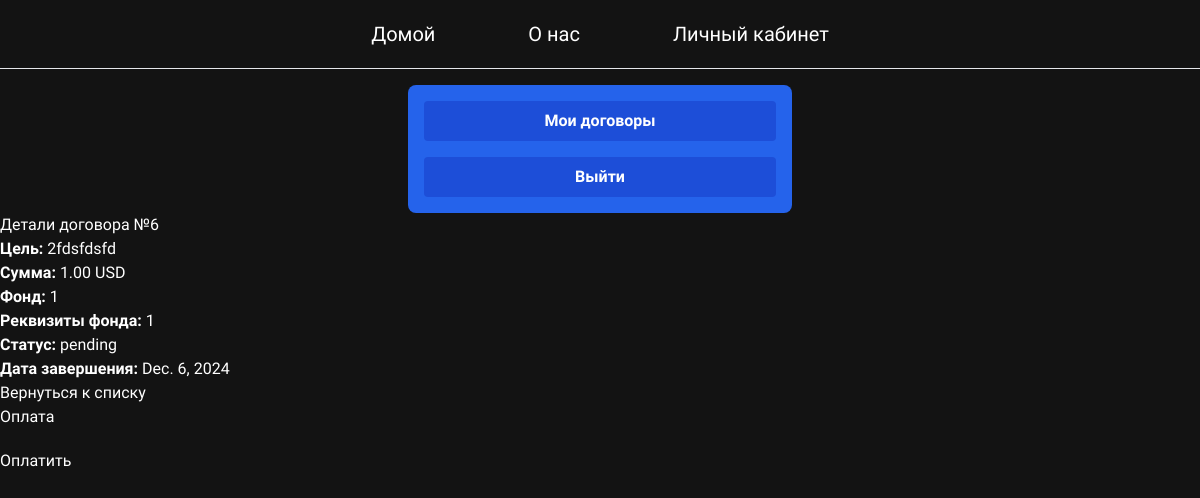
Page /contracts/6/ (signed in) on the committed database.
### contracts/models.py (models this page shows, shortened)
class Contract(models.Model):
    STATUS_CHOICES = [
        ('pending', 'Pending'),      # Ожидает выполнения
        ('completed', 'Completed'), # Выполнен
        ('failed', 'Failed')        # Нарушен
    ]
    user = models.ForeignKey(settings.AUTH_USER_MODEL, on_delete=models.CASCADE, related_name='contracts')
    amount = models.DecimalField(max_digits=10, decimal_places=2,  verbose_name="Сумма")  # Сумма договора
    charity_name = models.CharField(max_length=255, verbose_name="Название Фонда")               # Название фонда
    charity_account = models.CharField(max_length=255,  verbose_name="Реквизиты Фонда")            # Реквизиты фонда
    due_date = models.DateField( verbose_name="Дата завершения")                                 # Дата завершения
    status = models.CharField(max_length=20, choices=STATUS_CHOICES, default='pending',  verbose_name="Статус")
    created_at = models.DateTimeField(auto_now_add=True)          # Дата создания договора
    goal = models.TextField(null=True, blank=True,  verbose_name="Цель")  # Добавлено поле для цели

### contracts/views.py (the view)
# urls.py: path('<int:pk>/', views.ContractDetailView.as_view(), name='contract_detail'),
class ContractDetailView(LoginRequiredMixin, DetailView):
    model = Contract
    template_name = 'contracts/contract_detail.html'

### auth/context_processors.py (called while the page is built)
def stripe_public_key(request):
    return {
        'stripe_public_key': settings.STRIPE_PUBLIC_KEY
    }

### contracts/templates/contracts/contract_detail.html (shortened to what this page needs)
{% extends "base.html" %}
{% block content %}
<h2>Детали договора №{{ object.id }}</h2>
<p><strong>Цель:</strong> {{ object.goal }}</p>
<p><strong>Сумма:</strong> {{ object.amount }} USD</p>
<p><strong>Фонд:</strong> {{ object.charity_name }}</p>
<p><strong>Реквизиты фонда:</strong> {{ object.charity_account }}</p>
<p><strong>Статус:</strong>
    <span id="contract-status">{{ object.status }}</span>
</p>
<p><strong>Дата завершения:</strong> {{ object.due_date }}</p>
<a href="{% url 'contract_list' %}">Вернуться к списку</a>
{% if object.status == 'pending' %}
<h3>Оплата</h3>
<button id="pay-button" style="margin-top: 10px;">Оплатить</button>
{% endif %}
{% endblock %}

### static/css/styleIndex.css (style rules this page uses)
* { font-family: "Unbounded", sans-serif; margin: 0; padding: 0; box-sizing: border-box; }

### rows in the picture
Contract: id "6", goal "2fdsfdsfd", amount "1.00", charity_name "1", charity_account "1", status "pending", due_date "Dec. 6, 2024"
